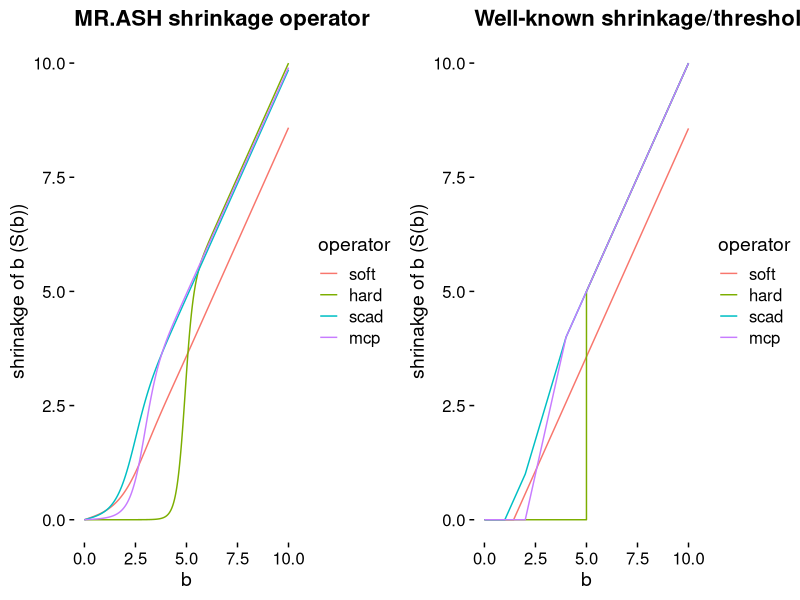
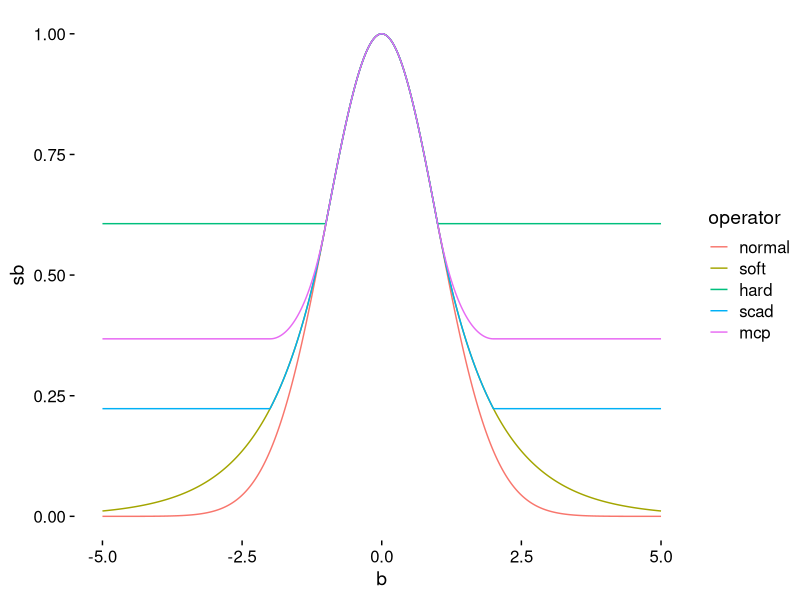

The R source for these figures, in order:
## ---- chunk 1
knitr::opts_chunk$set(echo = TRUE)
## ---- chunk 2
library(ggplot2); library(cowplot)
## ---- chunk 3
scad = function(b, lambda = 1, gamma = 3) {
  b1 = pmax(abs(b) - lambda, 0) * sign(b) * (abs(b) <= 2 * lambda)
  b2 = ((gamma-1) * b - sign(b) * gamma * lambda) / (gamma-2) * (abs(b) <= gamma * lambda) * (abs(b) > 2 * lambda)
  b3 = b * (abs(b) > gamma * lambda)
  return (b1+b2+b3)
}

mcp = function(b, lambda = 1, gamma = 2) {
  b1 = pmax(abs(b) - lambda, 0) * sign(b) * (b <= gamma * lambda) * gamma / (gamma-1)
  b2 = b * (abs(b) > gamma * lambda)
  return (b1+b2)
}

softt = function(b, lambda = 1) {
  return (pmax(abs(b) - lambda, 0) * sign(b))
}

hardt = function(b, lambda = 1) {
  return (b * (abs(b) >= lambda))
}
## ---- chunk 4
postmean = function(b, pi, sa2 = 0:100, sigma2 = 1){
  phi = outer(b^2, 1 / 2 / (1 + 1 / sa2) / sigma2);
  phi = exp(phi - apply(phi, 1, max))
  
  phi = t(pi * t(phi) / sqrt(1 + sa2));
  phi = phi / rowSums(phi);
  out = c(colSums(t(phi) / (1 + 1 / sa2))) * b
  return (out)
}

sa2 = 0:100; b = seq(0,10,0.001)

pi = exp(-sa2)
pi = pi / sum(pi)
b_softt = postmean(b, pi)

pi = double(101)
pi[1] = 0.8; pi[101] = 0.2
b_mcp = postmean(b, pi)

pi = double(101)
pi[1] = 0.6; pi[101] = 0.4
b_hardt = postmean(b, pi, sa2 = sa2^5)

pi = double(101)
pi[1] = 0.5; pi[2:51] = 0.2/50; pi[101] = 0.3
b_scad = postmean(b, pi, sa2 = sa2)
df = data.frame(b = c(b,b,b,b), sb = c(b_softt, b_hardt, b_scad, b_mcp),
                sb2 = c(softt(b, lambda = 1.43),
                        hardt(b, lambda = 5),
                        scad(b, lambda = 1, gamma = 4),
                        mcp(b, lambda = 2)),
                operator = rep(c("soft","hard","scad","mcp"), each = length(b)))
df$operator = factor(df$operator, levels = c("soft","hard","scad","mcp"))

p1 = ggplot(df) + geom_line(aes(x = b, y = sb, color = operator)) +
  theme_cowplot(font_size = 14) + theme(axis.line = element_blank()) +
  labs(y = "shrinakge of b (S(b))", title = "MR.ASH shrinkage operator")
p2 = ggplot(df) + geom_line(aes(x = b, y = sb2, color = operator)) +
  theme_cowplot(font_size = 14) + theme(axis.line = element_blank()) +
  labs(title = "123")  +
  labs(y = "shrinakge of b (S(b))", title = "Well-known shrinkage/thresholding operator")

fig = plot_grid(p1,p2, nrow = 1)
fig
## ---- chunk 5
R.hardt = function(b, lambda = 1) {
  out = b^2/2
  out[b > lambda] = lambda^2/2
  exp(-out)
}

R.softt = function(b, lambda = 1) {
  out = lambda^2/2 + (b - lambda) * lambda
  out[b <= lambda] = b[b <= lambda]^2/2
  exp(-out)
}

R.scad = function(b, lambda = 1, gamma = 3) {
  out = lambda^2/2 + (b - lambda) * lambda
  out[b <= lambda] = b[b <= lambda]^2/2
  out[b > 2 * lambda] = lambda^2 * 3/2 + (gamma - 2) * lambda^2/2 * 
    (1 - (gamma - b[b > 2 * lambda] / lambda)^2 / (gamma - 2)^2)
  out[b > gamma * lambda] = lambda^2 * 3/2 + (gamma - 2) * lambda^2/2
  exp(-out)
}

R.mcp = function(b, lambda = 1, gamma = 2) {
  out = lambda^2/2 + (gamma - 1) * lambda^2 / 2 * 
  (1 - (gamma - b / lambda)^2 / (gamma - 1)^2)
  out[b > gamma * lambda] = lambda^2 / 2 + (gamma - 1) * lambda^2 / 2 
  out[b <= lambda] = b[b <= lambda]^2/2
  exp(-out)
}

marginal_shape = function(b, lambda = 1, gamma = 2, operator = "ridge") {
  if (operator == "ridge") {
    return (exp(-lambda * b^2/2))
  } else if (operator == "soft") {
    out = b
    out[b >= 0] = R.softt(b[b >= 0], lambda = lambda)
    out[b < 0] = R.softt(-b[b < 0], lambda = lambda)
    return (out)
  } else if (operator == "hard") {
    out = b
    out[b >= 0] = R.hardt(b[b >= 0], lambda = lambda)
    out[b < 0] = R.hardt(-b[b < 0], lambda = lambda)
    return (out)
  } else if (operator == "scad") {
    out = b
    out[b >= 0] = R.scad(b[b >= 0], lambda = lambda, gamma = gamma)
    out[b < 0] = R.scad(-b[b < 0], lambda = lambda, gamma = gamma)
    return (out)
  } else if (operator == "mcp") {
    out = b
    out[b >= 0] = R.mcp(b[b >= 0], lambda = lambda, gamma = gamma)
    out[b < 0] = R.mcp(-b[b < 0], lambda = lambda, gamma = gamma)
    return (out)
  }
}

b = seq(-5,5,0.001)
df = data.frame(b = c(b,b,b,b,b), sb = c(marginal_shape(b, operator = "ridge"),
                                         marginal_shape(b, operator = "soft"),
                                         marginal_shape(b, operator = "hard"),
                                         marginal_shape(b, operator = "scad"),
                                         marginal_shape(b, operator = "mcp")),
                operator = rep(c("normal","soft","hard","scad","mcp"), each = length(b)))
df$operator = factor(df$operator, levels = c("normal","soft","hard","scad","mcp"))
ggplot(df) + geom_line(aes(x = b, y = sb, color = operator)) +
  theme_cowplot(font_size = 14) + theme(axis.line = element_blank())
